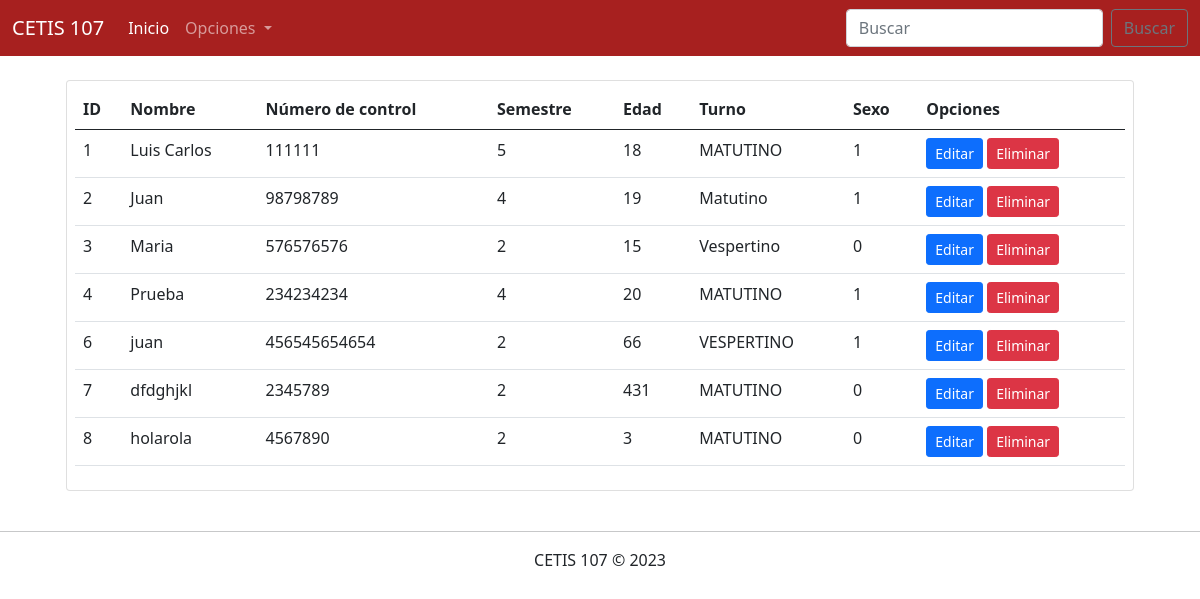
The page /parcial3/consultarAlumnos.php on the database as committed earlier.
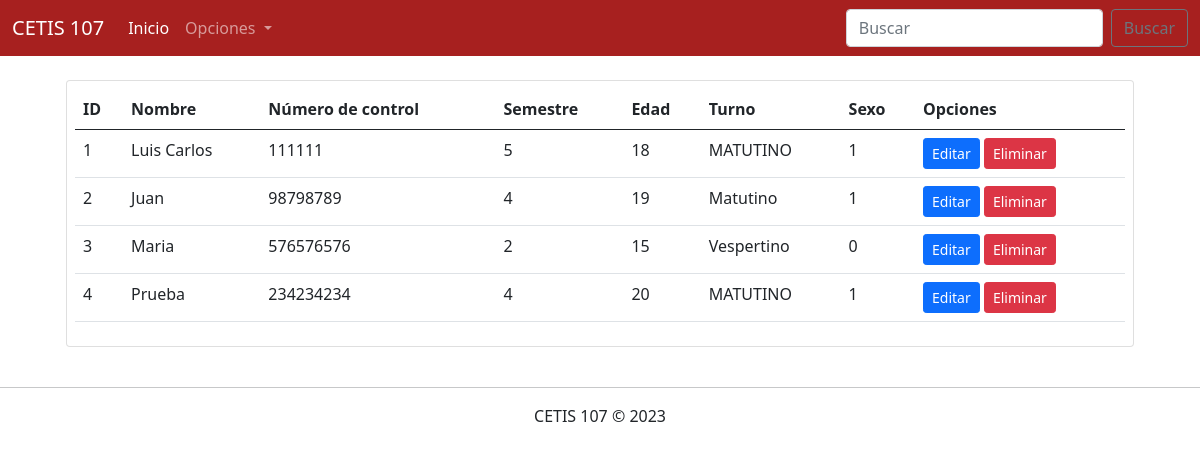
The same page on the database as committed later.
### tables this page shows
CREATE TABLE `alumnos` (
  `id` bigint(20) UNSIGNED NOT NULL,
  `nombre` varchar(100) NOT NULL,
  `numero_control` varchar(30) NOT NULL,
  `semestre` int(11) NOT NULL,
  `edad` int(11) NOT NULL,
  `turno` varchar(10) NOT NULL,
  `sexo` tinyint(4) NOT NULL
);

### parcial3/consultarAlumnos.php (the view, shortened to what this page needs)
<!DOCTYPE html>
<html lang="en">
<head>
    <link rel="stylesheet" href="css/bootstrap.css">
</head>
<body>
    <?php
        include 'menu.php';
        include 'conexion.php';
        $sql = "SELECT * FROM alumnos";
        $datos = $conexion->query($sql);
    ?>
    <div class="container">
        <div class="row">
            <div class="col-12">
                <?php if($datos->num_rows > 0) { ?>
                <div class="table-responsive card m-4 p-2">
                    <table class="table table-hover">
                        <thead>
                            <tr>
                                <th>ID</th>
                                <th>Nombre</th>
                                <th>Número de control</th>
                                <th>Semestre</th>
                                <th>Edad</th>
                                <th>Turno</th>
                                <th>Sexo</th>
                                <th>Opciones</th>
                            </tr>
                        </thead>
                        <tbody>
                            <?php while($registro = $datos->fetch_assoc()){ ?>
                                <tr>
                                    <td><?php echo $registro["id"]; ?></td>
                                    <td><?php echo $registro["nombre"]; ?></td>
                                    <td><?php echo $registro["numero_control"]; ?></td>
                                    <td><?php echo $registro["semestre"]; ?></td>
                                    <td><?php echo $registro["edad"]; ?></td>
                                    <td><?php echo $registro["turno"]; ?></td>
                                    <td><?php echo $registro["sexo"]; ?></td>
                                    <td>
                                        <a href="editarAlumno.php?id=<?php echo $registro["id"]; ?>"  class="btn btn-sm btn-primary">Editar</a>
                                        <a href="eliminarAlumno.php?id=<?php echo $registro["id"]; ?>" class="btn btn-sm btn-danger">Eliminar</a>
                                    </td>
                                </tr>
                            <?php } ?>
                        </tbody>
                    </table>
                </div>
                <?php } else { ?>
                    <h2 class="m-4">No existe datos de alumnos en la base e datos</h2>
                <?php } ?>
            </div>
        </div>
    </div>
    <footer class="text-center">
        <hr>
        CETIS 107 &copy; 2023
    </footer>
</body>
</html>

### parcial3/menu.php (shortened to what this page needs)
<nav class="navbar navbar-expand-lg navbar-dark" style="background-color: #a7201f;">
  <div class="container-fluid">
    <a class="navbar-brand" href="#">CETIS 107</a>
    <div class="collapse navbar-collapse" id="navbarSupportedContent">
      <ul class="navbar-nav me-auto mb-2 mb-lg-0">
        <li class="nav-item">
          <a class="nav-link active" aria-current="page" href="inicio.php">Inicio</a>
        </li>
        <li class="nav-item dropdown">
          <a class="nav-link dropdown-toggle" href="#" id="navbarDropdown" role="button" data-bs-toggle="dropdown" aria-expanded="false">
            Opciones
          </a>
        </li>
      </ul>
      <form class="d-flex">
        <input class="form-control me-2" type="search" placeholder="Buscar" aria-label="Search">
        <button class="btn btn-outline-secondary" type="submit">Buscar</button>
      </form>
    </div>
  </div>
</nav>

Rows that differ between the two databases and show on the page:
removed alumnos: id "6", nombre "juan", numero_control "456545654654", semestre "2", edad "66", turno "VESPERTINO", sexo "1"
removed alumnos: id "7", nombre "dfdghjkl", numero_control "2345789", semestre "2", edad "431", turno "MATUTINO", sexo "0"
removed alumnos: id "8", nombre "holarola", numero_control "4567890", semestre "2", edad "3", turno "MATUTINO", sexo "0"
